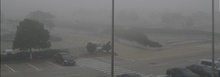
%> input picture digital_img_proc/labs/lab_1/data/IEI2019/H76.jpg, 220 x 77 px, shrunk from 1012 x 354 before the run
$ octave EvaluationWithNoReference.m   (GNU Octave 9; MATLAB toolbox functions it lacks are replaced by stand-ins)
%> lines starting %> are read from the running program, lines starting %| are printed output that depends on the picture; in (x1, y1, x2, y2) boxes, pixels count from 0 and x2, y2 are one past the last pixel; in counts of white or black regions, pixels touching at a corner belong together; the program's own positions count from 1
### digital_img_proc/labs/lab_1/functionContrastAt5PerCent.m
% 23/02/2011
% IFSTTAR copyright
%
% The approach is described in details in
%
% "Blind Contrast Restoration Assessment by Gradient Ratioing at Visible Edges",
% by N. Hautiere, J.-P. Tarel, D. Aubert and E. Dumont,
% in proceedings of International Congress for Stereology (ICS'07),
% Saint Etienne, France, August 30-September 7, 2007.
% http://perso.lcpc.fr/tarel.jean-philippe/publis/ics07.html
%
function [Mask Crr]=functionContrastAt5PerCent(I1,S,percentage)
%%%%%%%%%%%%%%%%%%%%%%%%%%%%%%%%%%%%%%%%%%%%%%%%%%%%%
% Inputs %%%%%%%%%%%%%%%%%%%%%%%%%%%%%%%%%%%%%%%%%%%%%
% I1 : Original image
% S : SubWindow size (default = 7)
% perCentage : Visibility percentage (default = 5)
% %%%%%%%%%%%%%%%%%%%%%%%%%%%%%%%%%%%%%%%%%%%%%%%%%%%
% Outputs %%%%%%%%%%%%%%%%%%%%%%%%%%%%%%%%%%%%%%%%%%%%
% Mask : Mask of the visibility contrast > percentage
% Crr : valeur du contraste visibile (>percentage)
%%%%%%%%%%%%%%%%%%%%%%%%%%%%%%%%%%%%%%%%%%%%%%%%%%%%%%%

if nargin<1
    error('not enough argument')
end
if nargin<2
    S=7;
end
if nargin<3
    percentage=5;
end

[nl,nc,dd]=size(I1);

%%% 4-neighborhood pixels
seh=[0 1 0;0 1 0;0 0 0];
seg=[0 0 0;1 1 0;0 0 0];

%%% minimum and maximum calculation
I1pad= padarray(I1,[3 3],'symmetric');

Igmin11=imerode(I1pad,seg,'full');
Ihmin11=imerode(I1pad,seh,'full');
Igmax11=imdilate(I1pad,seg,'full');
Ihmax11=imdilate(I1pad,seh,'full');

Igmin1=Igmin11(3+(1:nl),3+(1:nc));
Ihmin1=Ihmin11(3+(1:nl),3+(1:nc));
Igmax1=Igmax11(3+(1:nl),3+(1:nc));
Ihmax1=Ihmax11(3+(1:nl),3+(1:nc));

%%% pads image and minimum and maximum matrix
I1pad= padarray(I1,[S S],'symmetric');

Igmin1pad= padarray(Igmin1,[S S],'symmetric');
Ihmin1pad= padarray(Ihmin1,[S S],'symmetric');
Igmax1pad= padarray(Igmax1,[S S],'symmetric');
Ihmax1pad= padarray(Ihmax1,[S S],'symmetric');

%%% Initialization
Is=zeros(S,S);
Mask=false(nl+2*S,nc+2*S);
Crr=zeros(nl+2*S,nc+2*S);
s=1;
percentage=percentage/2;

h = waitbar(0,'Please wait...');

%%% subwindow of size S*S
for ii=1:round(S/2):nl
    for jj=1:round(S/2):nc

        Is=double(I1pad(S+ii:2*S+ii-1,S+jj:2*S+jj-1));

        Isgmin=double(Igmin1pad(S+ii:2*S+ii-1,S+jj:2*S+jj-1));
        Ishmin=double(Ihmin1pad(S+ii:2*S+ii-1,S+jj:2*S+jj-1));
        Isgmax=double(Igmax1pad(S+ii:2*S+ii-1,S+jj:2*S+jj-1));
        Ishmax=double(Ihmax1pad(S+ii:2*S+ii-1,S+jj:2*S+jj-1));

        %%% horizontal and vertical contrasts
        Cgxx1=zeros(1,S^2);
        Chxx1=zeros(1,S^2);

        Ismin=round(min(Is(:)));
        Ismax=round(max(Is(:)));

        if(Ismin<=0) Ismin=1;end
        if(Ismin>256) Ismin=256;end
        if(Ismax<=0) Ismax=1; end
        if(Ismax>256) Ismax=256;end

        Fcube=false(S,S,Ismax-Ismin+1);

        C=zeros(1,Ismax);

        G=zeros(1,Ismax);

        for s=Ismin:Ismax  %%% we vary the threshold

            Fg=0;   %%% Pixels cardinal separated by s
            pg=1;   %%% Contrast indice
            Fh=0;
            ph=1;

            Cgxx1=zeros(1,S^2);
            Chxx1=zeros(1,S^2);

            for nn=2:S
                for mm=2:S
                    %%% Vertical contrast
                    if((Isgmin(nn,mm)<=s) && (Isgmax(nn,mm)>s))%%% test if two pixels are separated by s

                        %%%% Weber Contrast calculation
                        Cgxx1(pg)=min( abs(s-Is(nn,mm))/(max(s,Is(nn,mm))), abs(s-Is(nn,mm-1))/(max(s,Is(nn,mm-1))));

                        pg=pg+1;
                        Fg=Fg+1;

                        %% Mask calculation
                        Fcube(nn,mm,s-Ismin+1)=true;
                        Fcube(nn,mm-1,s-Ismin+1)=true;

                    end
                    %%% Horizontal contrast
                    if((Ishmin(nn,mm)<=s) && (Ishmax(nn,mm)>s))

                        %%%% Weber Contrast calculation
                        Chxx1(ph)=min( abs(s-Is(nn,mm))/(max(s,Is(nn,mm))) , abs(s-Is(nn-1,mm))/(max(s,Is(nn-1,mm))) );

                        ph=ph+1;
                        Fh=Fh+1;

                        %% Mask calculation
                        Fcube(nn,mm,s-Ismin+1)=true;
                        Fcube(nn-1,mm,s-Ismin+1)=true;

                    end

                end
            end

            if ((Fg+Fh) > 0)  %%% we verified if there is a threshold s that separates at least two pixels

                C(s)=(1/(Fg+Fh))*(sum(Cgxx1)+sum(Chxx1));   %% Contrast of threshold s

            end

        end
        %%% threshold that maximize the contrast
        [M s0] = max(C);
        s0=max(s0,Ismin);
        M=256*M;


        if(M>(256*(percentage/100)))
            %%% overlapping : we make a "logical |" because we evaluate contrast in windows of size S moving with a step of S/2

            Mask(S+ii:2*S+ii-1,S+jj:2*S+jj-1) =  Mask(S+ii:2*S+ii-1,S+jj:2*S+jj-1) |  Fcube(:,:,s0-Ismin+1);

            I3=Mask(S+ii:2*S+ii-1,S+jj:2*S+jj-1);

            %%% recover the contrast value of visible edge
            Crr1=zeros(S,S);

            Crr1(I3)=2*M/256;

            Crr(S+ii:2*S+ii-1,S+jj:2*S+jj-1)=Crr1;

        end

    end

    waitbar(ii/nl,h)

end

Mask=Mask(S+1:nl+S,S+1:nc+S);
Crr=Crr(S+1:nl+S,S+1:nc+S);

close(h);

### digital_img_proc/labs/lab_1/EvaluationWithNoReference.m
clc
clear all

I1=imread('./data/IEI2019/H76.jpg');  %原图
%> I1 is the input picture: size 77x220x3 uint8; mean R, G, B 107.9, 108.1, 106.7
I1=double(rgb2gray(uint8(I1)));
%> I1: size 77x220 double

[nl,nc]=size(I1);
%> nl = 77; nc = 220

R1=imread('./data/DCP/H76.jpg');    %结果图
%R1=imread('./data/CLACH/H76.jpg');    %结果图
R1=double(rgb2gray(uint8(R1)));

%%%% Contrast Computation at 5%
tic
[C1 Crr1]=functionContrastAt5PerCent(R1);
%> in functionContrastAt5PerCent, `I1pad= padarray(I1,[3 3],'symmetric');`:
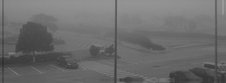
%> I1pad: size 83x226 double; min 47, max 154, mean 108.2
%> in functionContrastAt5PerCent, `Ihmax11=imdilate(I1pad,seh,'full');`:
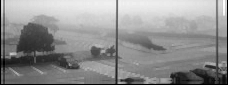
%> Ihmax11: size 85x228 double; 2.04% of the values are NaN or infinite; the others: min 49, max 154, mean 109.6; drawn with min black, max white, NaN and infinite black
%> in functionContrastAt5PerCent, `Igmin1pad= padarray(Igmin1,[S S],'symmetric');`:
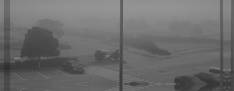
%> Igmin1pad: size 91x234 double; min 47, max 148, mean 107.9
%> after the loop in functionContrastAt5PerCent, `for ii=1:round(S/2):nl`:
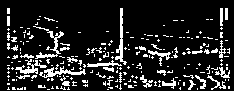
%> Mask: size 91x234 logical; 14.4% white in thin lines or dots, all inside (x1, y1, x2, y2) = (7, 8, 230, 90)
%> after the loop in functionContrastAt5PerCent, `for ii=1:round(S/2):nl`: C = 83 values, max 0.12 at index 79, min 0 at index 1, mean 0.0208; Cgxx1 = 49 values from 0 to 0; Crr1 = [0 0 0 0 0 0 0; 0 0 0 0 0 0 0; 0.24 0.24 0 0 0 0 0; 0.24 0.24 0.24 0 0 0.24 0.24; 0.24 0.24 0.24 0 0 0.24 0.24; 0.24 0.24 0.24 0 0 0.24 0.24; 0 0 0 0 0 0 0]; I3 = [false false false false false false false; false false false false false false false; true true false false false false false; true true true false false true true; true true true false false true true; true true true false false true true; false false false false false false false]
%> in functionContrastAt5PerCent, `Mask=Mask(S+1:nl+S,S+1:nc+S);`: Mask: size 77x220 logical; 15.9% white in thin lines or dots
%> in functionContrastAt5PerCent, `Crr=Crr(S+1:nl+S,S+1:nc+S);`:
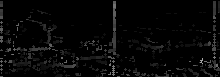
%> Crr: size 77x220 double; min 0, max 0.644, mean 0.0281
[Ci Crri]=functionContrastAt5PerCent(I1);
toc

minCrri=min(Crri(:));
%> minCrri = 0
maxCrri=max(Crri(:));
%> maxCrri = 0.644

%%%% Sobel Gradient
Sy = double([1 2 1;0 0 0;-1 -2 -1]);
GIy = imfilter(I1,Sy,'symmetric');
GRy1 = imfilter(R1,Sy,'symmetric');

Sx = double([1 0 -1; 2 0 -2; 1 0 -1]);
GIx = imfilter(I1,Sx,'symmetric');
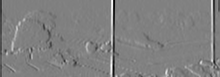
%> GIx: size 77x220 double; min -217, max 212, mean -1.1; drawn with min black and max white
GRx1 = imfilter(R1,Sx,'symmetric');

GI=sqrt((GIx.^2)+(GIy.^2));
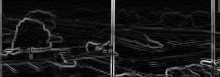
%> GI: size 77x220 double; min 0, max 221.8, mean 23.7
GR1=sqrt((GRx1.^2)+(GRy1.^2));

%%%% Visible Gradients Ratio
Cratio1=zeros(nl,nc);
Cratio1(Crr1>0)=GR1(Crr1>0)./GI(Crr1>0);

% Rate of new visible edges
whitePixels1=sum(C1(:));
%> whitePixels1 = 2695
whitePixelsi=sum(Ci(:));
%> whitePixelsi = 2695
e=(whitePixels1-whitePixelsi)/whitePixelsi;
%> e = 0

% Number of saturated pixels after restoration
ns1=sum(R1(:)==256 |R1(:)==0);
%> ns1 = 0
ns1=ns1/(nl*nc);
sigma=ns1*100;
%> sigma = 0

% Restoration quality (geometric mean ratios of visibility level)
XX=log(Cratio1);
%> XX: size 77x220 double; 84.11% of the values are NaN or infinite; the others: min 0, max 0, mean 0
r=exp((1/(whitePixels1))*nansum(XX(isfinite(XX))));
%> r = 1
[e,sigma,r]
%> ans = [0 0 1]
